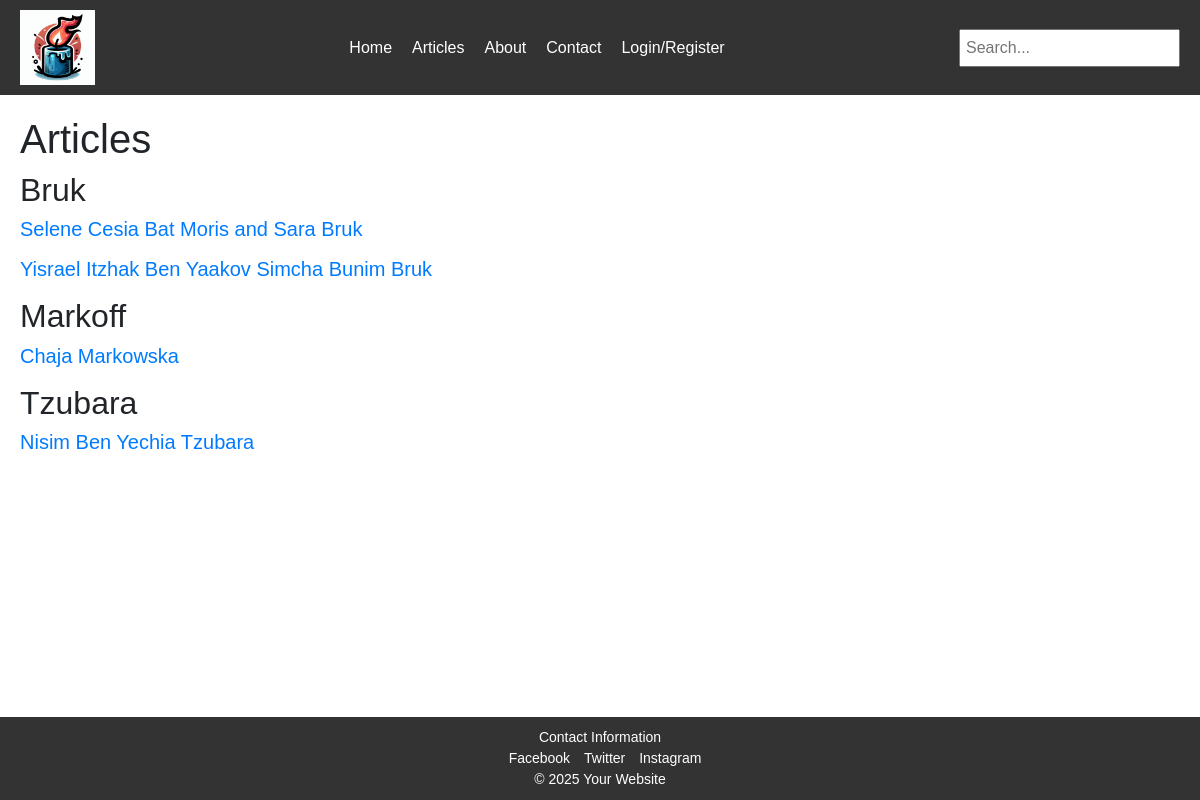
Page /articles on the earlier database version.
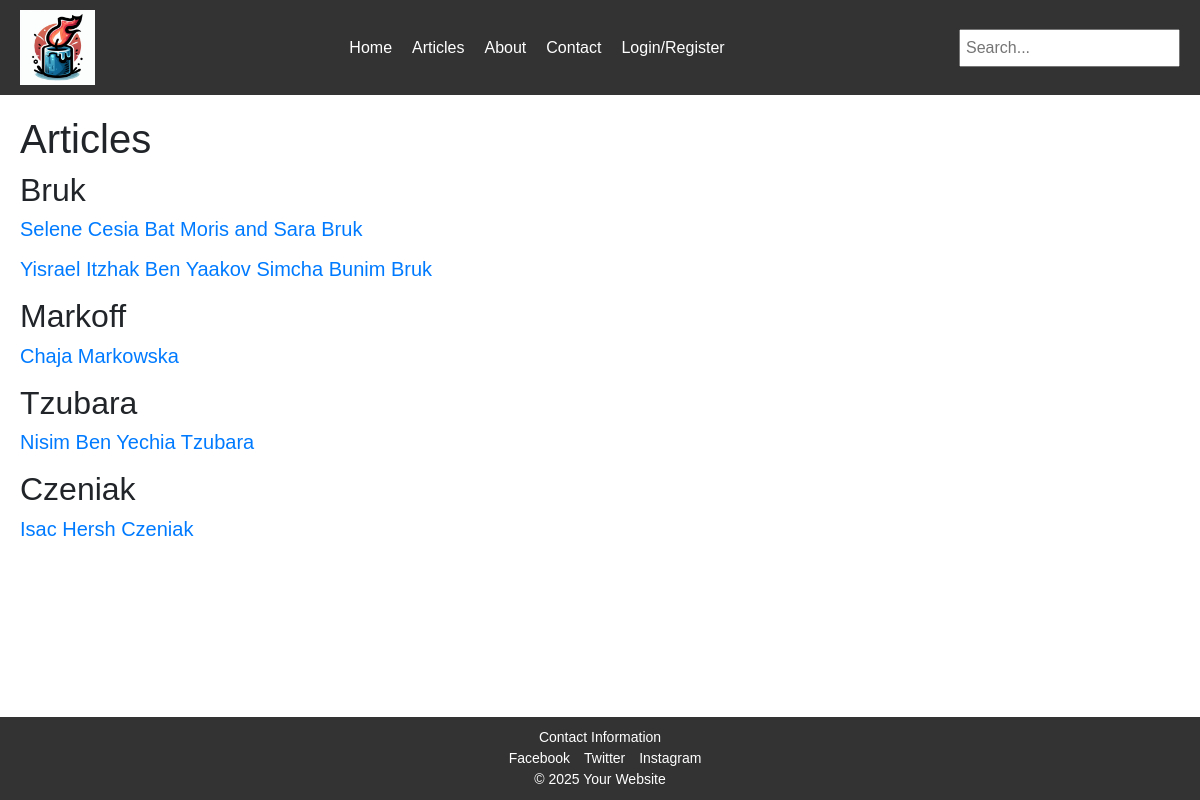
Same page on the later database version.
### app/models.py (models this page shows, shortened)
class Family(db.Model):
    id = db.Column(db.Integer, primary_key=True)
    name = db.Column(db.String(128), nullable=False, unique=True)
    members = db.relationship('Post', backref='family', lazy=True)

class Post(db.Model):
    id = db.Column(db.Integer, primary_key=True)
    title = db.Column(db.String(140), nullable=False)
    publication_date = db.Column(db.DateTime, default=datetime.utcnow)
    user_id = db.Column(db.Integer, db.ForeignKey('user.id'), nullable=False)
    gregorian_death_date = db.Column(db.Date, nullable=False)
    hebrew_year = db.Column(db.Integer, nullable=False)
    hebrew_month = db.Column(db.Integer, nullable=False)
    hebrew_day = db.Column(db.Integer, nullable=False)
    family_id = db.Column(db.Integer, db.ForeignKey('family.id'), nullable=False)
    comments = db.relationship('Comment', backref='post', lazy=True)
    milestones = db.relationship('Milestone', backref='post', lazy=True, cascade="all, delete-orphan")  # New relationship

### app/main/routes.py (the view)
@main.route('/articles')
def articles():
    try:
        families = Family.query.all()  # Fetch all families
        return render_template('articles.html', families=families)  # Pass families to the template
    except Exception as e:
        print(f"Error rendering template: {e}")
        return str(e)

### app/main/templates/articles.html (shortened to what this page needs)
{% extends "layout.html" %}
{% block content %}
<h1>Articles</h1>
{% for family in families %}
<h2>{{ family.name }}</h2>
{% for post in family.members %}
<div class="article">
    <h5><a href="{{ url_for('main.article', post_id=post.id) }}">{{ post.title }}</a></h5>
</div>
{% endfor %}
{% endfor %}
{% endblock %}

### app/main/templates/layout.html (shortened to what this page needs)
<!DOCTYPE html>
<html lang="en">
<head>
    <link href="https://stackpath.bootstrapcdn.com/bootstrap/4.5.2/css/bootstrap.min.css" rel="stylesheet">
    <link rel="stylesheet" href="{{ url_for('static', filename='css/styles.css') }}">
</head>
<body>
    <header>
        <img src="{{ url_for('static', filename='images/candlelogo.png') }}" alt="Yizkor Logo" style="width:75px; height:auto;">
        <nav>
            <ul>
                <li><a href="{{ url_for('main.index') }}">Home</a></li>
                <li class="dropdown">
                    <a href="{{ url_for('main.articles') }}">Articles</a>
                </li>
                <li><a href="{{ url_for('main.about') }}">About</a></li>
                <li><a href="{{ url_for('main.contact') }}">Contact</a></li>
                <li class="dropdown">
                    <a href="#">Login/Register</a>
                </li>
            </ul>
        </nav>
        <div class="search-bar">
            <input type="text" placeholder="Search...">
        </div>
    </header>
    <main>
        {% block content %}{% endblock %}
    </main>
    <footer>
        <div class="contact">Contact Information</div>
        <div class="social-media">
            <a href="#">Facebook</a>
            <a href="#">Twitter</a>
            <a href="#">Instagram</a>
        </div>
        <div class="copyright">© 2025 Your Website</div>
    </footer>
</body>
</html>

### app/static/css/styles.css (style rules this page uses)
body { display: flex; flex-direction: column; min-height: 100vh; margin: 0; font-family: Arial, sans-serif; }
header { display: flex; justify-content: space-between; align-items: center; padding: 10px 20px; background-color: #333; color: white; }
nav ul { list-style: none; margin: 0; padding: 0; display: flex; }
nav ul li { margin-left: 20px; }
nav ul li a { color: white; text-decoration: none; font-size: 16px; }
.search-bar input { padding: 5px; font-size: 16px; }
main { flex: 1; padding: 20px; }
footer { padding: 10px 20px; background-color: #333; color: white; text-align: center; margin-top: auto; }
footer .contact, footer .social-media, footer .copyright { font-size: 14px; }
footer .social-media a { margin-left: 10px; color: white; text-decoration: none; }

Differences in the rows shown:
added Family: name "Czeniak"
added Post: title "Isac Hersh Czeniak", shown under "Czeniak"
